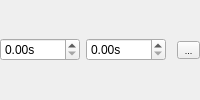
         <widget class="QWidget" name="Life" native="true">
          <layout class="QHBoxLayout" name="horizontalLayout_3" stretch="1,1,0,0">
           <property name="leftMargin">
            <number>0</number>
           </property>
           <property name="topMargin">
            <number>0</number>
           </property>
           <property name="rightMargin">
            <number>0</number>
           </property>
           <property name="bottomMargin">
            <number>0</number>
           </property>
           <item>
            <widget class="QcDoubleSpinBox" name="LifeMin">
             <property name="maximumSize">
              <size>
               <width>80</width>
               <height>16777215</height>
              </size>
             </property>
             <property name="suffix">
              <string>s</string>
             </property>
             <property name="maximum">
              <double>999.990000000000009</double>
             </property>
             <property name="singleStep">
              <double>0.100000000000000</double>
             </property>
            </widget>
           </item>
           <item>
            <widget class="QcDoubleSpinBox" name="LifeMax">
             <property name="maximumSize">
              <size>
               <width>80</width>
               <height>16777215</height>
              </size>
             </property>
             <property name="suffix">
              <string>s</string>
             </property>
             <property name="maximum">
              <double>999.990000000000009</double>
             </property>
             <property name="singleStep">
              <double>0.100000000000000</double>
             </property>
            </widget>
           </item>
           <item>
            <spacer name="horizontalSpacer_3">
             <property name="orientation">
              <enum>Qt::Horizontal</enum>
             </property>
             <property name="sizeHint" stdset="0">
              <size>
               <width>0</width>
               <height>20</height>
              </size>
             </property>
            </spacer>
           </item>
           <item>
            <widget class="QToolButton" name="LifeEdit">
             <property name="minimumSize">
              <size>
               <width>23</width>
               <height>0</height>
              </size>
             </property>
             <property name="font">
              <font>
               <pointsize>7</pointsize>
              </font>
             </property>
             <property name="text">
              <string>...</string>
             </property>
            </widget>
           </item>
          </layout>
         </widget>
